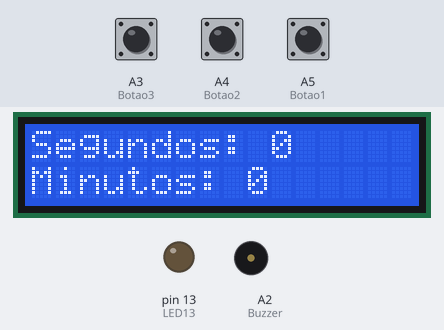
The sketch below on a simulated Arduino Uno, built with avr-gcc and run on an emulated ATmega328P. Parts: 16×2 character LCD, output pins drawn as LEDs (lit = HIGH), buzzer (waves = sounding, pin HIGH). The test bench sets the inputs (shaded band); at power-on: A4 (Botao2) LOW, A3 (Botao3) LOW, A5 (Botao1) LOW.

Above: at 2.8 s.
2.9 s: A4 (Botao2) pulled HIGH for 1 s
At 4.9 s:
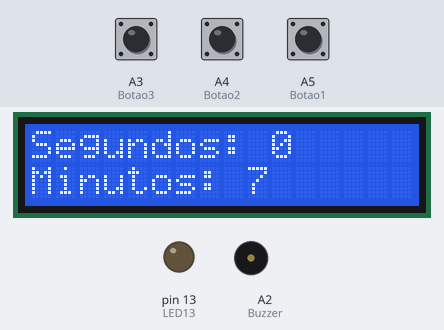
5.4 s: A3 (Botao3) pulled HIGH for 0.15 s
At 6.2 s:
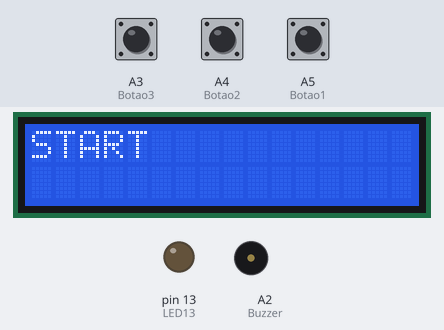
Timing chart, 0 to 8.4 s (numbered marks = the images above; inputs shaded):
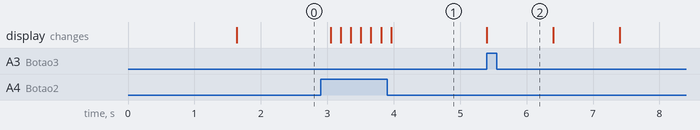

The sketch:

projeto_timer.ino
```cpp
/**
   Projeto timer
   by: JBarbosa
*/

#include <LiquidCrystal.h>

LiquidCrystal lcd(12, 11, 5, 4, 3, 2);
const int LED13 = 13;
const int Buzzer = A2;
const int Botao1 = A5;
const int Botao2 = A4;
const int Botao3 = A3;

int EstadoBotao1 = 0;
int EstadoBotao2 = 0;
int EstadoBotao3 = 0;

int segundo = 0;
int minuto = 0;

void setup() {
  pinMode(Botao1, INPUT);
  pinMode(Botao2, INPUT);
  pinMode(Botao3, INPUT);
  pinMode(LED13, OUTPUT);
  pinMode(Buzzer, OUTPUT);

  lcd.begin(16, 2);
  inicializacao();
}

void inicializacao() {
  lcd.begin(16, 2);
  lcd.print("Selecione o ");
  lcd.setCursor(0, 1);
  lcd.print("tempo do timer..");
  delay(1500);
  lcd.clear();
  lcd.setCursor(0, 0);
  lcd.print("Segundos: ");
  lcd.print(segundo);
  lcd.setCursor(0, 1);
  lcd.print("Minutos: ");
  lcd.print(minuto);
}

void loop() {
  EstadoBotao1 = digitalRead(Botao1);
  if (EstadoBotao1 == HIGH) {
    delay(150);
    segundo++;
    if (segundo >= 60) {
      segundo = 0;
      lcd.setCursor(11, 0);
      lcd.print(" ");
    }
    lcd.setCursor(0, 0);
    lcd.print("Segundos: ");
    lcd.print(segundo);
  }

  EstadoBotao2 = digitalRead(Botao2);
  if (EstadoBotao2 == HIGH) {
    delay(150);
    if (EstadoBotao2 == HIGH) {
      minuto++;
      if (minuto >= 60) {
        minuto = 0;
        lcd.setCursor(10, 1);
        lcd.print(" ");
      }
      lcd.setCursor(0, 1);
      lcd.print("Minutos: ");
      lcd.print(minuto);
    }
  }

  EstadoBotao3 = digitalRead(Botao3);
  if (EstadoBotao3 == HIGH) {
    if ((minuto == 0) && (segundo == 0)) {
      //nao faz nada
    } else {
      lcd.clear();
      lcd.setCursor(0, 0);
      lcd.print("START");
      delay(1000);
      if (segundo == 0) {
        minuto--;
        segundo = 59;
      } for (int y = 0; y < segundo; y--) {
        if (minuto < 10) {
          lcd.setCursor(5, 1);
          lcd.print("0");
          lcd.print(minuto);
          lcd.print(":");
        } else {
          lcd.setCursor(5, 1);
          lcd.print(minuto);
          lcd.print(":");
        }
        if (segundo < 10) {
          lcd.print("0");
          lcd.print(segundo);
        }
        else {
          lcd.print(segundo);
        }
        segundo--;
        if (segundo < 0) {
          minuto--;
          segundo = 59;
        }

        delay(1000);

        if ((segundo <= 0) && (minuto <= 0)) {
          lcd.clear();
          lcd.setCursor(0, 0);
          lcd.print("ACABOU O TEMPO!");
          digitalWrite(Buzzer, HIGH);
          delay(250);
          digitalWrite(Buzzer, LOW);
          delay(100);
          digitalWrite(Buzzer, HIGH);
          delay(250);
          digitalWrite(Buzzer, LOW);
          delay(100);
          digitalWrite(Buzzer, HIGH);
          delay(250);
          digitalWrite(Buzzer, LOW);
          delay(100);
          digitalWrite(Buzzer, HIGH);
          delay(1000);
          digitalWrite(Buzzer, LOW);
          break;
        }
      }

      inicializacao();
    }
  }
}
```

Measured:
- after the input at 2.9 s, the display: first changes after 0.15 s (image 1 shows a later state)
- after the input at 5.4 s, the display: changes at once (image 2)
